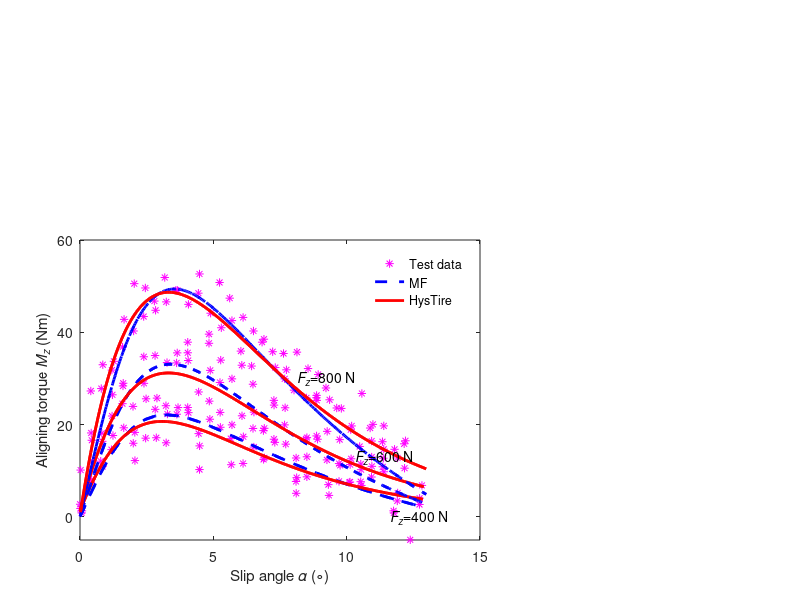

Reproduce this figure in MATLAB. (Note: this script raises an error after producing the figure.)
clear;
clc;
load('tireA_testdata.mat');  %试验数据

s_test1=SA_400; 
p_d= 0.004;          
q_d= 4.335;
r_d= 0.002;          
w_d= 1.938;

d1 =p_d*exp(-s_test1/q_d)-r_d*exp(-s_test1/w_d);
p= 0.017;          
q= 1.429;
r= 1.326;
w= 2.391;
Fy=400*(p*s_test1+q+r*(1-2*exp(-s_test1/w)));
B= -0.212;               
C= -2.739;
D= 1.383;
E= 0.468;
Mz_MF400 =16*D*sin(C*atan((B*s_test1-E*(B*s_test1 - atan(B*s_test1)))));
Mz_exp400 =d1.*Fy*16;

s_test1=SA_600; 
p_d= -0.002;          
q_d= 2.793;
r_d= -0.003;          
w_d= 4.039;
p= 0.009;          
q= 1.448;
r= 1.387;
w= 2.749;
Fy_exp600=600*(p*s_test1+q+r*(1-2*exp(-s_test1/w)));
d1 =p_d*exp(-s_test1/q_d)-r_d*exp(-s_test1/w_d);
Mz_exp600 =d1.*Fy_exp600*36;
B= -0.204;               
C= -2.677;
D= 0.919;
E= 0.321;
Mz_MF600 =36*D*sin(C*atan((B*s_test1-E*(B*s_test1 - atan(B*s_test1)))));

s_test1=SA_800; 

p_d= 0.099;          
q_d= 3.597;
r_d= 0.098;          
w_d= 3.572;

p= 0.01;          
q= 1.409;
r= 1.401;
w= 2.887;
Fy=800*(p*s_test1+q+r*(1-2*exp(-s_test1/w)));
d1 =p_d*exp(-s_test1/q_d)-r_d*exp(-s_test1/w_d);
Mz_exp800 =d1.*Fy*48;
B= -0.191;               
C= 2.731;
D= -1.029;
E= 0.344;
Mz_MF800 =48*D*sin(C*atan((B*s_test1-E*(B*s_test1 - atan(B*s_test1)))));

axes('position',[0.1,0.1,0.5,0.5]); 

axis([0 15 -5 85]);
h1=plot(SA_400(1:10:632),Mz_400(1:10:632),'m*','LineWidth',0.5);
hold on;
plot(SA_600(1:10:632),Mz_600(1:10:632),'m*','LineWidth',0.5);
hold on;
plot(SA_800(1:10:630),Mz_800(1:10:630),'m*','LineWidth',0.5);



hold on;
h2=plot(SA_400(1:10:632),Mz_MF400(1:10:632),'--b','LineWidth',2);
hold on;
h3=plot(SA_400,Mz_exp400,'r','LineWidth',2);


hold on;
h2=plot(SA_600,Mz_MF600,'--b','LineWidth',2);
hold on;
h3=plot(SA_600,Mz_exp600,'r','LineWidth',2);

hold on;
h2=plot(SA_800,Mz_MF800,'--b','LineWidth',2);
hold on;
h3=plot(SA_800,Mz_exp800,'r','LineWidth',2);


legend([h1 h2 h3],'Test data','MF','HysTire','location','northeast','box','off');
xlabel('Slip angle{\it \alpha} (\circ)');
ylabel('Aligning torque{\it M_z} (Nm)');
set(gca,'XTick',[0:5:15]);
set(gca,'YTick',[0:20:80]);

text(11.5,0,'{\it F_z}=400 N');%文字说明
text(10.2,13,'{\it F_z}=600 N');%文字说明
text(8,30,'{\it F_z}=800 N');%文字说明

 axis([0 15 -5 60]);
exp_error_a = Mz_400 - Mz_exp400;
exp_mse_a = mse(exp_error_a);

MF_error_a = Mz_400 - Mz_MF400;
MF_mse_a = mse(MF_error_a);

exp_error_b = Mz_600 - Mz_exp600;
exp_mse_b = mse(exp_error_b);
MF_error_b = Mz_600 - Mz_MF600;
MF_mse_b = mse(MF_error_b);

exp_error_c =Mz_800 - Mz_exp800;
exp_mse_c = mse(exp_error_c);
MF_error_c = Mz_800(1:10:630) - Mz_MF800(1:10:630);
MF_mse_c = mse(MF_error_c);
